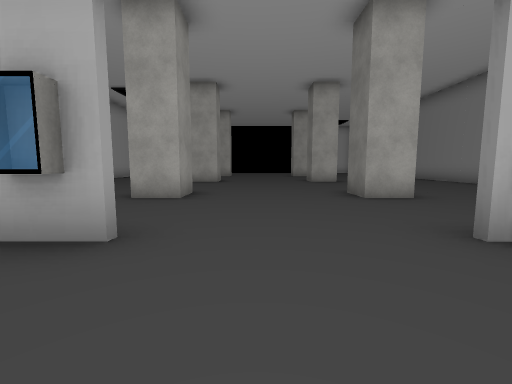
View 1 (above)

22 first-person views from a walk through a Unity game level. The camera is 1.3 m above the floor, tilts 6° down and sees 90° across. Doors are open. The floor is counted in squares, 2 m on a side. Each view is taken from the middle of a square. On the plan, view 1 faces up. The plan holds only what a view shows up to about 9 squares ahead; the rest is blank. The place goes on beyond the plan. The player character is not drawn. Some animated figures are left out. Some surface patterns are stand-ins.

View 2
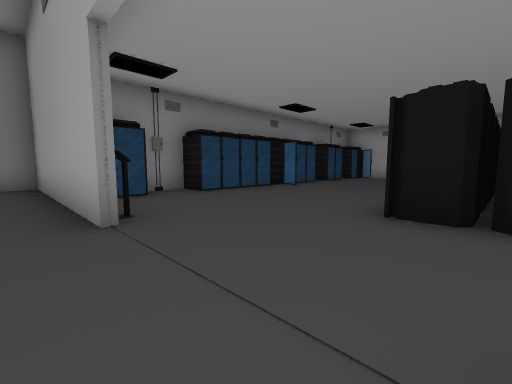

View 3
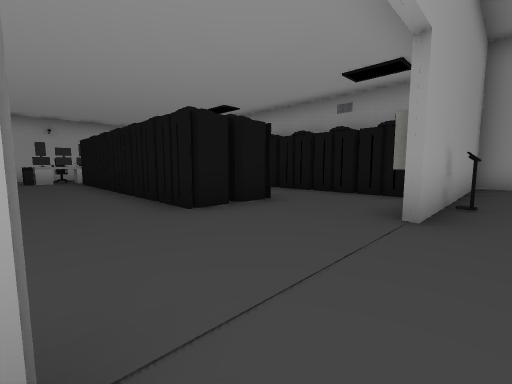

View 4
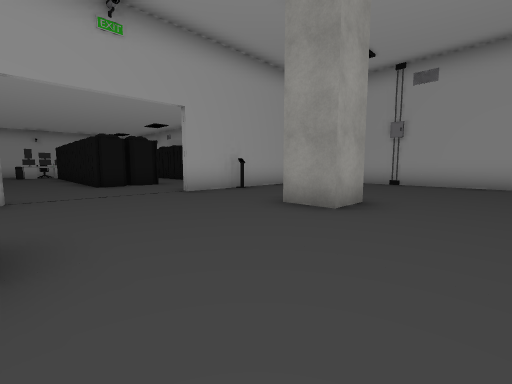

View 5
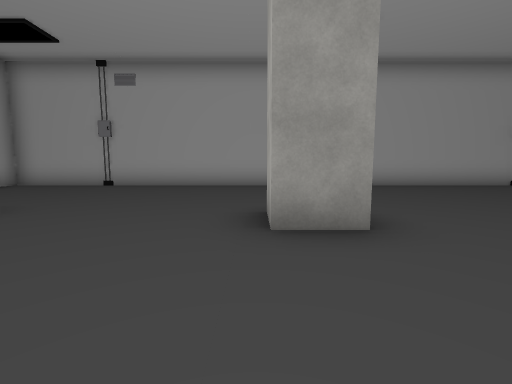

View 6
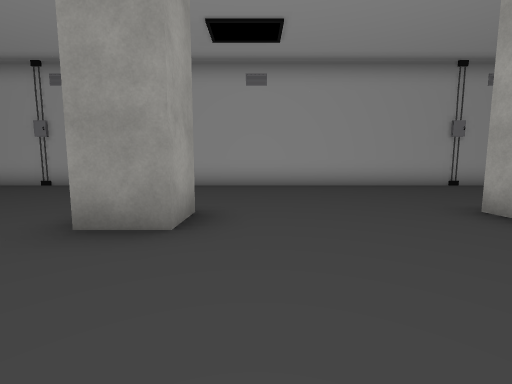

View 7
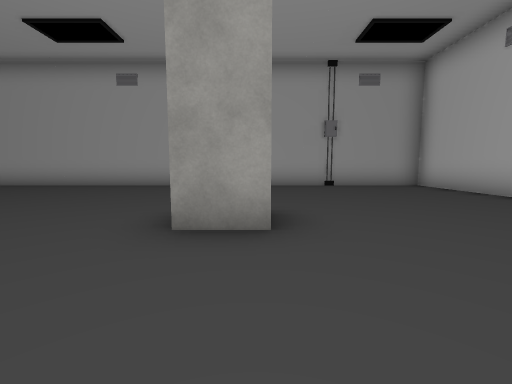

View 8
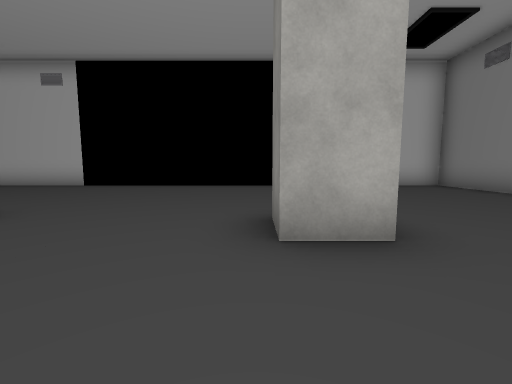

View 9
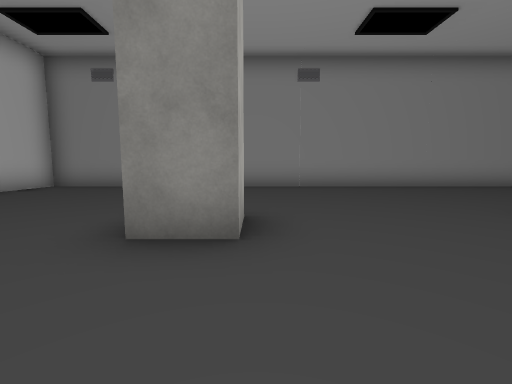

View 10
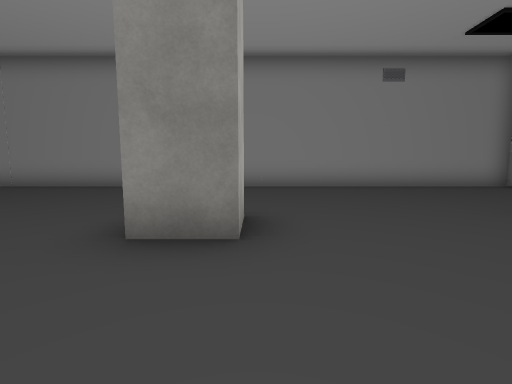

View 11
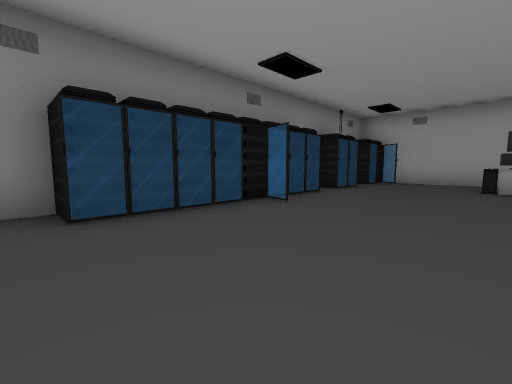

View 12
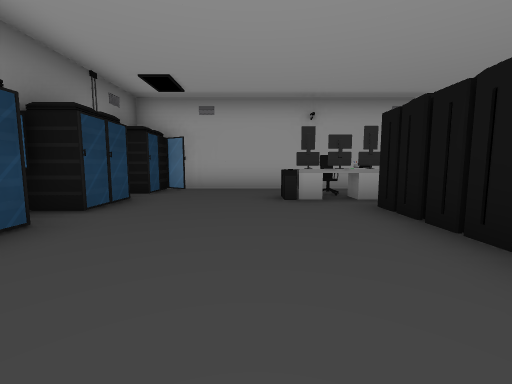

View 13
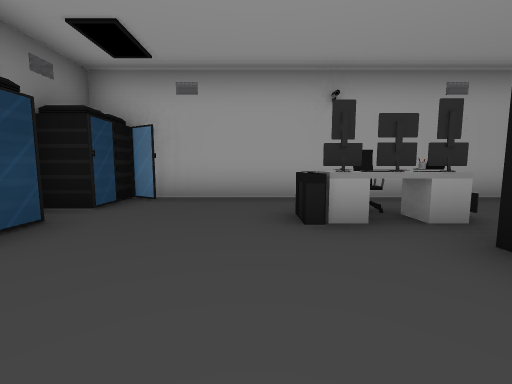

View 14
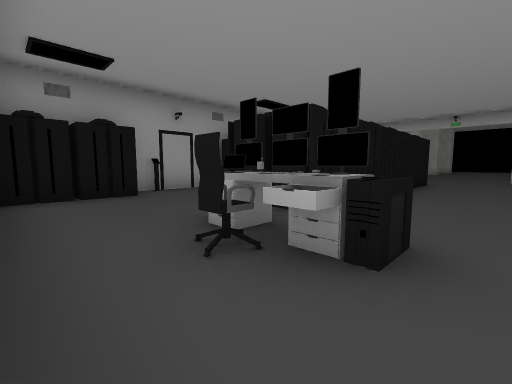

View 15
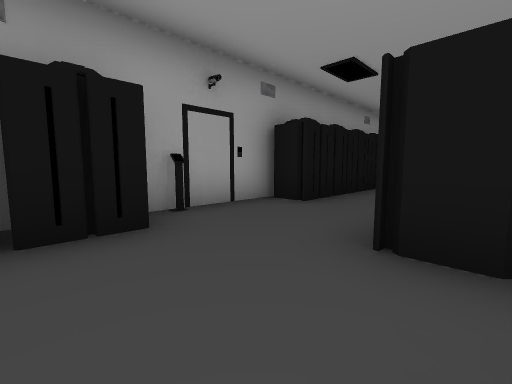

View 16
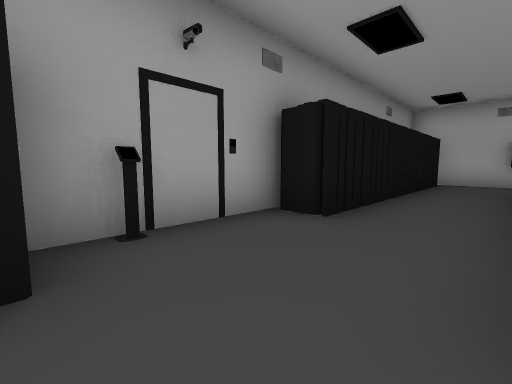

View 17
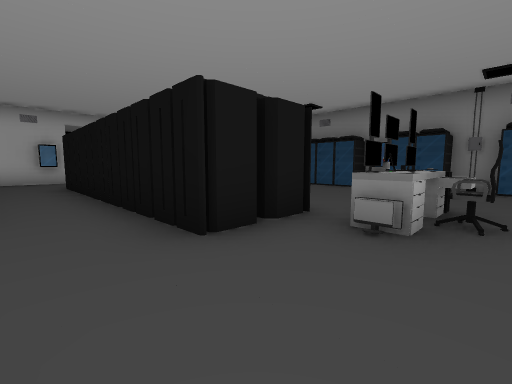

View 18
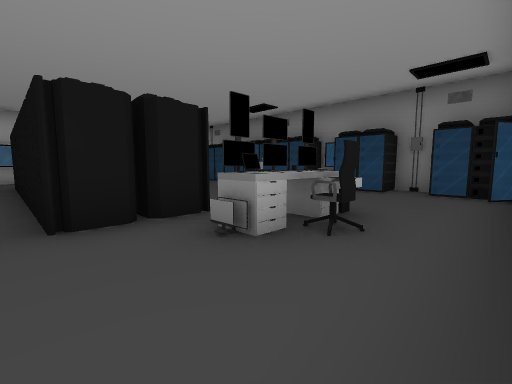

View 19
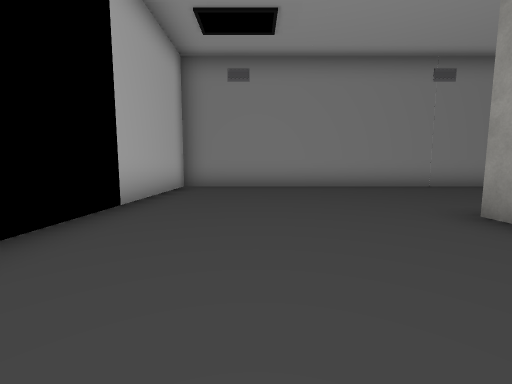

View 20
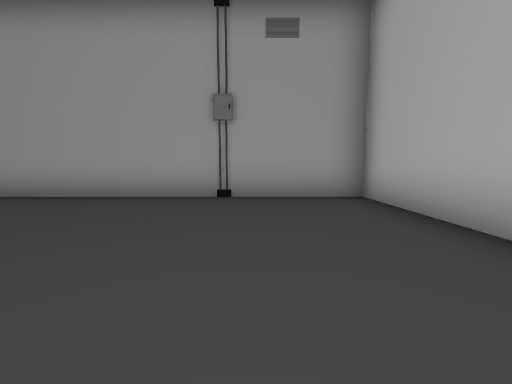

View 21
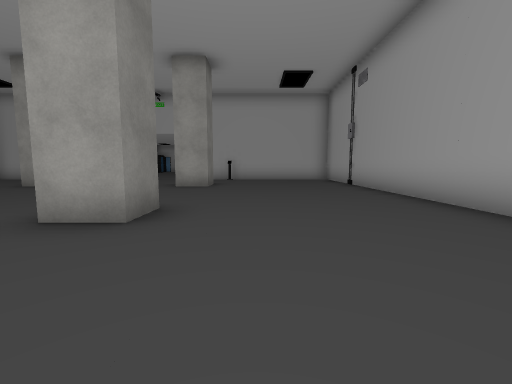

View 22
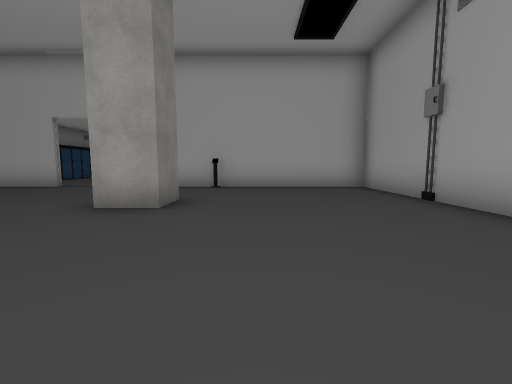

### Floor plan
Points are (right, up) in squares from view 1. A wall is a line through its corners. A room is listed if a view was taken in it or the views show most of it. See-through windows are left out.
Room 1 (views 1, 11, 12, 13, 14, 15, 16, 17, 18)
walls: (5.3, -0.5) (5.3, 0.5); (-4.5, -4.9) (-4.5, -8); (5.3, -8.6) (5.3, -7.7); (-2.5, 2.1) (-3.7, 2.1); (-3, -10.2) (3.3, -10.2)
ways out: open door at (0.5, 2) to room 2
objects: server (-4, -10); server (-4, -8); server (-4, -5); server (-4, -3); server (-4, -2); server (-4, -1); server (-4, 0); server (-4, 1); server (-2, -7); server (-2, -5); server (-2, -4); server (-2, -3); server (-2, -2); server (-2, -1); other object (-1, -8); chair (0, -9); other object (0, -8); server (0, -7); server (0, -5); server (0, -4); server (0, -3); server (0, -2); server (0, -1); other object (1, -8); computer (2, -8); server (4, -10); server (4, -5); server (4, -4); server (4, -2); server (5, -9); server (5, -8); server (5, -7); box (5, -6); server (5, -5); server (5, -3); server (5, -1); server (5, 1)
Room 2 (views 2, 3, 4, 5, 6, 7, 8, 9, 10, 19, 20, 21, 22)
walls: (-1.5, 11.2) (-1.5, 10.1) (-2.5, 10.1) (-2.5, 11.2) (-1.5, 11.2); (3.1, 10.1) (2.2, 10.1) (2.2, 11.2); (-2.1, 15.2) (-2.6, 15.2); (-1.5, 16.2) (-1.5, 15.1); (3.2, 15.2) (2.2, 15.2) (2.2, 16.2); (2.8, 16.1) (3.2, 16.1); (-1.5, 6.2) (-1.5, 5.1) (-2.5, 5.1) (-2.5, 6.2) (-1.5, 6.2); (2.8, 6.2) (3.2, 6.2); (3.2, 5.1) (2.2, 5.1) (2.2, 6.2); (-3.5, 21.2) (-7.2, 21.2) (-7.2, 2.3) (-1.2, 2.3); (1.9, 2.3) (7.8, 2.3) (7.8, 21.2) (2.5, 21.2); (-1.2, 2.1) (-2.5, 2.1)
ways out: open door at (0.5, 2) to room 1
objects: other object (-2, 2)

Positions as (right, up) in squares from view 1, and headings:
1: (0, 0), facing up
2: (-1, 3), facing down-right
3: (2, 3), facing down-left
4: (2, 8), facing down-left
5: (1, 10), facing left
6: (1, 12), facing left
7: (1, 16), facing left
8: (2, 13), facing up
9: (0, 15), facing right
10: (0, 10), facing right
11: (1, 0), facing down-right
12: (2, -3), facing down
13: (2, -5), facing down
14: (2, -10), facing up-left
15: (-1, -9), facing up-left
16: (-2, -8), facing up-left
17: (-3, -9), facing up-right
18: (-2, -10), facing up-right
19: (0, 19), facing right
20: (-2, 19), facing left
21: (-4, 14), facing down
22: (-4, 10), facing down
